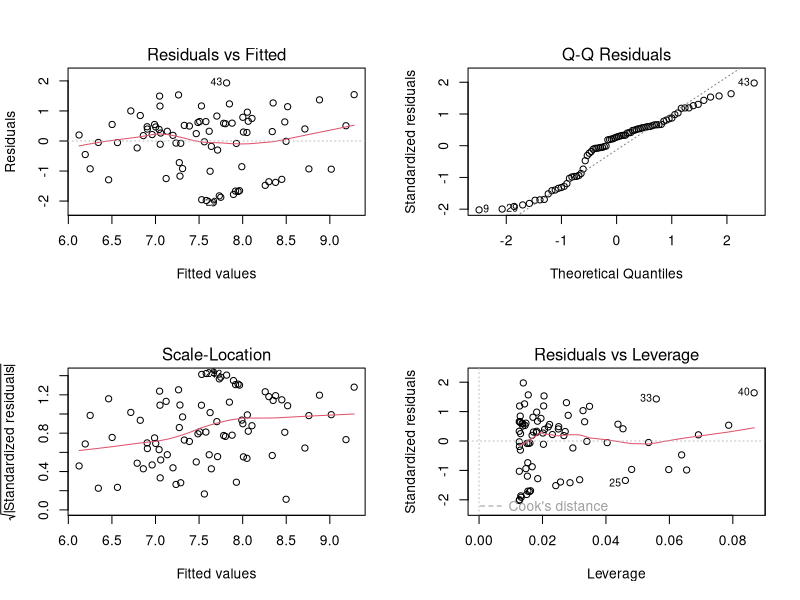
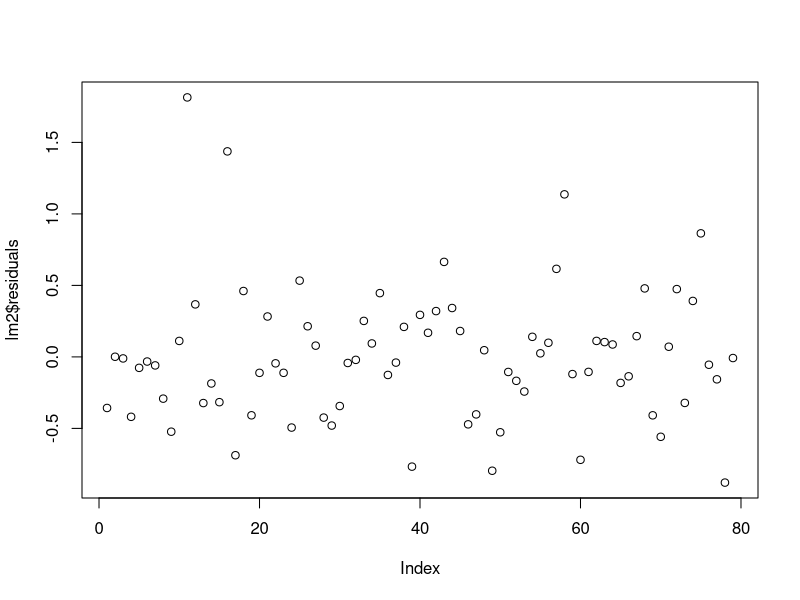
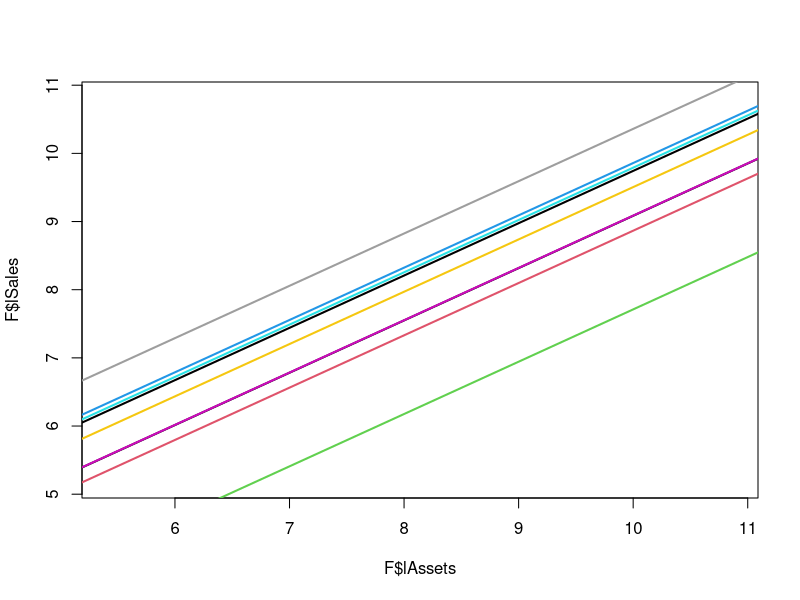

The R source for these figures, in order: (Note: this script raises an error after producing the figures.)
##Case: Forbes####
F<-read.table("forbes.txt",header=T,sep ="\t")
summary(F)

#1. Investigate the relation between Log(Sales) predicted by Log(Assets)
lm1<-lm(log(Sales)~log(Assets),F)
summary(lm1)
anova(lm1)
par(mfrow=c(2,2))
plot(lm1)



#2. Include Sector as a discrete factor in the model - what is your conclusion?
lm2<-drop1(lm(log(Sales)~ log(Assets) + sector,F),test="F")
lm2<-lm(log(Sales)~ log(Assets) + sector,F)
summary(lm2)
par(mfrow=c(2,2))
par(mfrow=c(1,1))
plot(lm2$residuals)
F$lAssets<-log(F$Assets)
F$lSales<-log(F$Sales)
# relation between sloop is same, because there is no significant interaction.
plot(F$lAssets,F$lSales,col=as.numeric(F$sector),pch=19)
co<-coef(lm2)
abline(a=co[1],b=co[2],lwd=2,col=9)
abline(a=co[1]+co[3],b=co[2],lwd=2,col=2)
abline(a=co[1]+co[4],b=co[2],lwd=2,col=3)
abline(a=co[1]+co[5],b=co[2],lwd=2,col=4)
abline(a=co[1]+co[6],b=co[2],lwd=2,col=5)
abline(a=co[1]+co[7],b=co[2],lwd=2,col=6)
abline(a=co[1]+co[8],b=co[2],lwd=2,col=7)
abline(a=co[1]+co[9],b=co[2],lwd=2,col=8)
abline(a=co[1]+co[10],b=co[2],lwd=2,col=9)
legend("topleft", legend = levels(F$sector),lty=1,col=1:9,cex=.8)
pre.data<-







#3. 3. Are other variables significant?
lm3<-drop1(lm(log(Sales)~ log(Assets) + sector + log(Market.Value) + Employees + log(Profits+800) +  log(F$Cash.Flow+700),F),test="F")
lm3
mlm<-lm(NOISE~(.)^3,Filter)










##Case: KFM####
setwd("C:\\Users\\RAN\\OneDrive\\books\\Applied stat\\day5")
KFM<-read.table("kfm.txt",header=T)
summary(KFM)

pairs(KFM,panel=panel.smooth)
KFM$sex<-as.factor(KFM$sex)
#1. test predictors of the child's weight
lm1<-lm(weight~.,KFM)
summary.aov(lm1)

lm2<-lm(weight~sex * mat.weight,KFM)
summary(lm2)
summary.aov(lm2)

lm3<-lm(weight~ sex +mat.height+ mat.weight ,KFM)
summary(lm3)
summary.aov(lm3)

lm3<-lm(weight~ dl.milk  ,KFM)
drop1(lm(weight~ .,KFM),test="F")
#lm3<-lm(weight~(.)^3,KFM)
summary(lm3)
summary.aov(lm3)

par(mfrow=c(1,1))
plot(KFM$dl.milk,KFM$weight,pch=19,col=KFM$sex,xlim=c(4,11),ylim=c(4,7))
co<-coef(lm3)
abline(a=co[1],b=co[2],lwd=2)
abline(a=co[1]+co[2],b=co[3],lwd=2,col=2)

# KFM$sex=as.numeric(KFM$sex)
# lm4<-lm(~ dl.milk + ml.suppl + mat.weight + mat.height,KFM)
# summary(lm4)
# summary.aov(lm4)
# 
# lm4<-lm(sex~ dl.milk,KFM)
# summary(lm4)
# summary.aov(lm4)
# investigate whether the effect of dl.milk, ml.suppl, mat.weight and mat.height are different for boys and girls

lm4<-lm(weight~ dl.milk * sex * log(ml.suppl+1) * log(mat.weight) * log(mat.height) ,KFM)
#drop1(lm(weight~ .,KFM),test="F")
summary(lm4)
lms<-step(lm4)
summary(lms)
a<-drop1(lms,test="F")
anova(a)

b<-update(a,~.-sex:log(ml.suppl + 1):log(mat.weight):log(mat.height))
summary(b)

lm2<-update(lm1,~.-NW)
summary(lm2)
  
lm5<-lm(weight~dl.milk* sex,KFM)
summary(lm5)
anova(lm5)

lm6<-lm(weight~ mat.height * sex,KFM)
summary(lm6)
anova(lm6)

lm7<-lm(weight~ mat.weight * sex,KFM)
summary(lm7)
anova(lm7)

lm8<-lm(weight ~ mat.height,KFM[KFM$sex=="girl",])
summary(lm8)
anova(lm8)